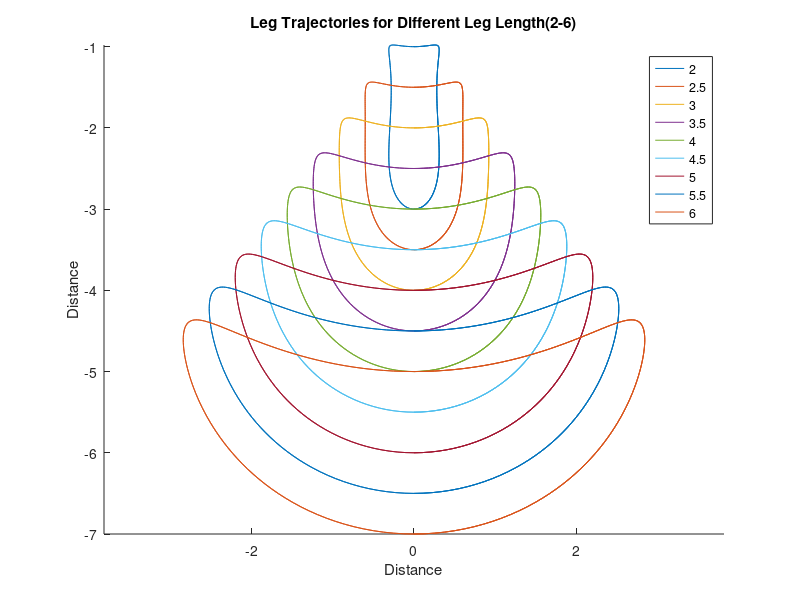

MATLAB code to generate this figure:
clear all
close all
%%
t=[0:0.01:5]; %2seconds
GR = 1; %Gear Ratio
R1 = 1;
R2 = 1/GR;
d=.2;
L = 7; %bar length

% With constant angular velocity
w=pi;
theta_0 = pi/2; % inital angle
theta_f=@(t) w*t + theta_0; %input is time
theta_follower_f=@(t) GR*w*t + theta_0;

% Driver Gear
C1_f=@(theta) [R1*cos(theta); R1*sin(theta)];%input is angle
% Drivee Gear
C2_f=@(theta) [-R2*cos(theta); R2*sin(theta)-(R1+R2+2*d)];%input is angle


C1_o=C1_f(theta_f(t));
C2_o=C2_f(theta_follower_f(t));

%% Trajectory Caluclator
L_list = [2:.5:6]
l_i = (C2_o-C1_o);
l_ihat = l_i./vecnorm(l_i);
for i=1: length(L_list)
    l_o = (L_list(i) - vecnorm(l_i)).*l_ihat + C2_o;
    hold on
    plot(l_o(1,:), l_o(2,:));
    axis equal
    pause(1)
end
legend('2','2.5','3','3.5','4','4.5','5','5.5','6');
xlabel('Distance')
ylabel('Distance')
title('Leg Trajectories for Different Leg Length(2-6)')

 %% Visualizer
% hold on
% plot(C1_o(1,:),C1_o(2,:));
% plot(C2_o(1,:),C2_o(2,:));
% axis equal
% for i=1: length(t)
%     theta = theta_f(t(i));
%     theta_follower = theta_follower_f(t(i))
%     C1 = C1_f(theta);
%     C2 = C2_f(theta_follower);
%     l_i = (C2-C1);
%     l_ihat = l_i/norm(l_i);
%     l_o = (L - norm(l_i))*l_ihat + C2;
%     g(1) = plot([0 C1(1)],[0 C1(2)]);
%     g(2) = plot([0 C2(1)],[-(R1+R2) C2(2)]);
%     g(3) = plot([C1(1) l_i(1)+C1(1)],[C1(2) l_i(2)+C1(2)], '-g');
%     g(4) = plot([C2(1) l_o(1)],[C2(2) l_o(2)], '-g');
%     
%     plot(l_o(1), l_o(2), '.b');
%     plot(-l_o(1), -l_o(2), '.r');
%     
% %     xlim([-4 4])
% %     ylim([-7 2])
%     xlabel('Distance')
%     ylabel('Distance')
%     title('Leg Trajectories for Leg Length 5')
%     pause(1/60);
%     delete(g);
% end
